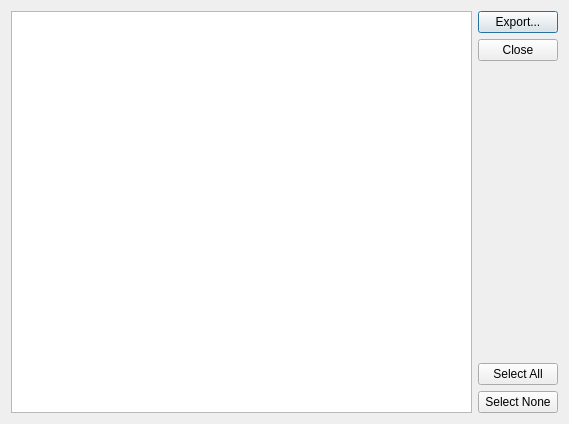
<?xml version="1.0" encoding="UTF-8"?>
<ui version="4.0">
 <class>BestiaryExportDialog</class>
 <widget class="QDialog" name="BestiaryExportDialog">
  <property name="geometry">
   <rect>
    <x>0</x>
    <y>0</y>
    <width>569</width>
    <height>424</height>
   </rect>
  </property>
  <property name="windowTitle">
   <string>Dialog</string>
  </property>
  <property name="styleSheet">
   <string notr="true">background-image: url(:/img/data/parchment.jpg);</string>
  </property>
  <layout class="QHBoxLayout" name="horizontalLayout">
   <item>
    <widget class="QListWidget" name="listMonsters"/>
   </item>
   <item>
    <layout class="QVBoxLayout" name="verticalLayout">
     <item>
      <widget class="QPushButton" name="btnExport">
       <property name="text">
        <string>Export...</string>
       </property>
      </widget>
     </item>
     <item>
      <widget class="QDialogButtonBox" name="buttonBox">
       <property name="orientation">
        <enum>Qt::Vertical</enum>
       </property>
       <property name="standardButtons">
        <set>QDialogButtonBox::Close</set>
       </property>
      </widget>
     </item>
     <item>
      <spacer name="verticalSpacer">
       <property name="orientation">
        <enum>Qt::Vertical</enum>
       </property>
       <property name="sizeHint" stdset="0">
        <size>
         <width>20</width>
         <height>40</height>
        </size>
       </property>
      </spacer>
     </item>
     <item>
      <widget class="QPushButton" name="btnSelectAll">
       <property name="text">
        <string>Select All</string>
       </property>
      </widget>
     </item>
     <item>
      <widget class="QPushButton" name="btnSelectNone">
       <property name="text">
        <string>Select None</string>
       </property>
      </widget>
     </item>
    </layout>
   </item>
  </layout>
 </widget>
 <resources/>
 <connections>
  <connection>
   <sender>buttonBox</sender>
   <signal>accepted()</signal>
   <receiver>BestiaryExportDialog</receiver>
   <slot>accept()</slot>
   <hints>
    <hint type="sourcelabel">
     <x>248</x>
     <y>254</y>
    </hint>
    <hint type="destinationlabel">
     <x>157</x>
     <y>274</y>
    </hint>
   </hints>
  </connection>
  <connection>
   <sender>buttonBox</sender>
   <signal>rejected()</signal>
   <receiver>BestiaryExportDialog</receiver>
   <slot>reject()</slot>
   <hints>
    <hint type="sourcelabel">
     <x>316</x>
     <y>260</y>
    </hint>
    <hint type="destinationlabel">
     <x>286</x>
     <y>274</y>
    </hint>
   </hints>
  </connection>
 </connections>
</ui>
